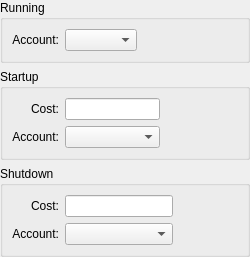
<?xml version="1.0" encoding="UTF-8"?>
<ui version="4.0">
 <author>Dag Andersen &lt;dag.andersen@kdemail.net&gt;</author>
 <class>KPlato::TaskCostPanelBase</class>
 <widget class="QWidget" name="KPlato::TaskCostPanelBase">
  <property name="geometry">
   <rect>
    <x>0</x>
    <y>0</y>
    <width>250</width>
    <height>249</height>
   </rect>
  </property>
  <layout class="QVBoxLayout">
   <property name="margin">
    <number>0</number>
   </property>
   <item>
    <widget class="QGroupBox" name="runningGroup">
     <property name="title">
      <string>Running</string>
     </property>
     <layout class="QHBoxLayout">
      <item>
       <widget class="QLabel" name="textLabel3_2_2">
        <property name="text">
         <string>Account:</string>
        </property>
        <property name="wordWrap">
         <bool>false</bool>
        </property>
        <property name="alignment">
         <set>Qt::AlignRight|Qt::AlignTrailing|Qt::AlignVCenter</set>
        </property>
        <property name="buddy">
         <cstring>runningAccount</cstring>
        </property>
       </widget>
      </item>
      <item>
       <widget class="QComboBox" name="runningAccount">
        <property name="sizePolicy">
         <sizepolicy hsizetype="Preferred" vsizetype="Fixed">
          <horstretch>0</horstretch>
          <verstretch>0</verstretch>
         </sizepolicy>
        </property>
       </widget>
      </item>
      <item>
       <spacer>
        <property name="orientation">
         <enum>Qt::Horizontal</enum>
        </property>
        <property name="sizeType">
         <enum>QSizePolicy::Expanding</enum>
        </property>
        <property name="sizeHint" stdset="0">
         <size>
          <width>128</width>
          <height>20</height>
         </size>
        </property>
       </spacer>
      </item>
     </layout>
    </widget>
   </item>
   <item>
    <widget class="QGroupBox" name="startupGroup">
     <property name="title">
      <string>Startup</string>
     </property>
     <layout class="QGridLayout">
      <item row="0" column="0">
       <widget class="QLabel" name="textLabel1">
        <property name="text">
         <string>Cost:</string>
        </property>
        <property name="wordWrap">
         <bool>false</bool>
        </property>
        <property name="alignment">
         <set>Qt::AlignRight|Qt::AlignTrailing|Qt::AlignVCenter</set>
        </property>
        <property name="buddy">
         <cstring>startupCost</cstring>
        </property>
       </widget>
      </item>
      <item row="0" column="1">
       <widget class="KLineEdit" name="startupCost"/>
      </item>
      <item row="1" column="0">
       <widget class="QLabel" name="textLabel3">
        <property name="text">
         <string>Account:</string>
        </property>
        <property name="wordWrap">
         <bool>false</bool>
        </property>
        <property name="alignment">
         <set>Qt::AlignRight|Qt::AlignTrailing|Qt::AlignVCenter</set>
        </property>
        <property name="buddy">
         <cstring>startupAccount</cstring>
        </property>
       </widget>
      </item>
      <item row="1" column="1">
       <widget class="QComboBox" name="startupAccount">
        <property name="sizePolicy">
         <sizepolicy hsizetype="Preferred" vsizetype="Fixed">
          <horstretch>0</horstretch>
          <verstretch>0</verstretch>
         </sizepolicy>
        </property>
       </widget>
      </item>
      <item row="1" column="2">
       <spacer>
        <property name="orientation">
         <enum>Qt::Horizontal</enum>
        </property>
        <property name="sizeType">
         <enum>QSizePolicy::Expanding</enum>
        </property>
        <property name="sizeHint" stdset="0">
         <size>
          <width>91</width>
          <height>20</height>
         </size>
        </property>
       </spacer>
      </item>
     </layout>
    </widget>
   </item>
   <item>
    <widget class="QGroupBox" name="shutdownGroup">
     <property name="title">
      <string>Shutdown</string>
     </property>
     <layout class="QGridLayout">
      <item row="0" column="0">
       <widget class="QLabel" name="textLabel2">
        <property name="text">
         <string>Cost:</string>
        </property>
        <property name="wordWrap">
         <bool>false</bool>
        </property>
        <property name="alignment">
         <set>Qt::AlignRight|Qt::AlignTrailing|Qt::AlignVCenter</set>
        </property>
        <property name="buddy">
         <cstring>shutdownCost</cstring>
        </property>
       </widget>
      </item>
      <item row="0" column="1">
       <widget class="KLineEdit" name="shutdownCost"/>
      </item>
      <item row="1" column="0">
       <widget class="QLabel" name="textLabel3_3">
        <property name="text">
         <string>Account:</string>
        </property>
        <property name="wordWrap">
         <bool>false</bool>
        </property>
        <property name="alignment">
         <set>Qt::AlignRight|Qt::AlignTrailing|Qt::AlignVCenter</set>
        </property>
        <property name="buddy">
         <cstring>shutdownAccount</cstring>
        </property>
       </widget>
      </item>
      <item row="1" column="1">
       <widget class="QComboBox" name="shutdownAccount">
        <property name="sizePolicy">
         <sizepolicy hsizetype="Preferred" vsizetype="Fixed">
          <horstretch>0</horstretch>
          <verstretch>0</verstretch>
         </sizepolicy>
        </property>
       </widget>
      </item>
      <item row="1" column="2">
       <spacer>
        <property name="orientation">
         <enum>Qt::Horizontal</enum>
        </property>
        <property name="sizeType">
         <enum>QSizePolicy::Expanding</enum>
        </property>
        <property name="sizeHint" stdset="0">
         <size>
          <width>40</width>
          <height>20</height>
         </size>
        </property>
       </spacer>
      </item>
     </layout>
    </widget>
   </item>
   <item>
    <spacer>
     <property name="orientation">
      <enum>Qt::Vertical</enum>
     </property>
     <property name="sizeType">
      <enum>QSizePolicy::Expanding</enum>
     </property>
     <property name="sizeHint" stdset="0">
      <size>
       <width>151</width>
       <height>33</height>
      </size>
     </property>
    </spacer>
   </item>
  </layout>
 </widget>
 <customwidgets>
  <customwidget>
   <class>KLineEdit</class>
   <extends>QLineEdit</extends>
   <header>KLineEdit</header>
   <container>1</container>
  </customwidget>
 </customwidgets>
 <resources/>
 <connections/>
</ui>
